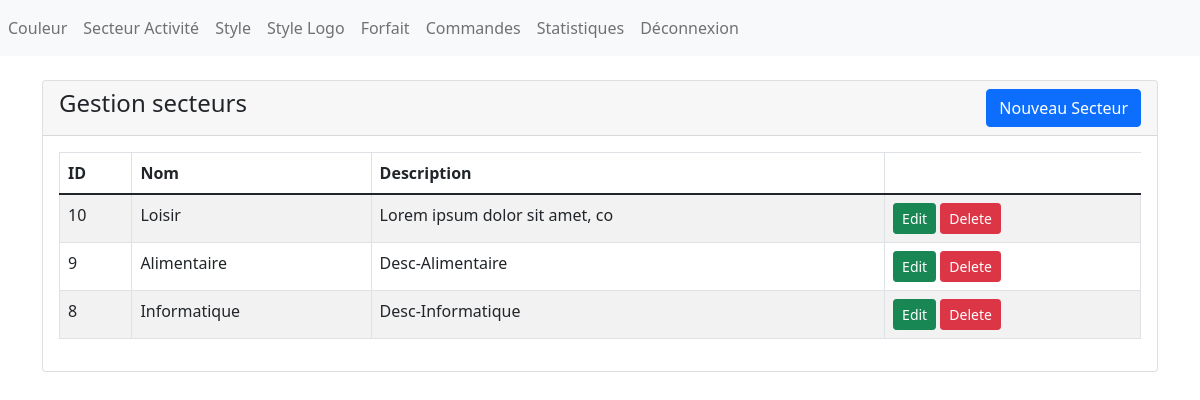
Page /site-logo/admin/secteurAct.php (signed in) on the committed database.
### tables this page shows
CREATE TABLE IF NOT EXISTS `secteuract` (
  `id` int(11) NOT NULL AUTO_INCREMENT,
  `libelle` varchar(255) DEFAULT NULL,
  `description` varchar(150) NOT NULL,
  PRIMARY KEY (`id`)
);

### site-logo/admin/secteurAct.php (the view, shortened to what this page needs)
<!doctype html>
<html lang="fr">
  <head>
    <link href="https://cdn.jsdelivr.net/npm/bootstrap@5.1.3/dist/css/bootstrap.min.css" rel="stylesheet" >
    <link rel="stylesheet" href="//cdn.jsdelivr.net/npm/alertifyjs@1.13.1/build/css/alertify.min.css"/>
</head>
<body>
<?php include 'asset/lib/navbar.php'?>
<div class="container mt-4">
    <div class="row">
        <div class="col-md-12">
            <div class="card">
                <div class="card-header">
                    <h4>Gestion secteurs
                        <button type="button" class="btn btn-primary float-end" data-bs-toggle="modal" data-bs-target="#addSecteur">
                            Nouveau Secteur
                        </button>
                    </h4>
                </div>
                <div class="card-body">
                    <table id="myTable" class="table table-bordered table-striped">
                        <thead>
                            <tr>
                                <th>ID</th>
                                <th>Nom</th>
                                <th>Description</th>
                            </tr>
                        </thead>
                        <tbody>
                            <?php
                            $bd = new DbConnect();
                            $conn = $bd->connect();
                            $sql = "SELECT * FROM secteuract";
                            $req = $conn->prepare($sql);
                            $req->execute();
                            if($req->rowCount() > 0)
                            {
                                foreach($req as $secteur)
                                {
                                    ?>
                                    <tr>
                                        <td><?= $secteur['id'] ?></td>
                                        <td><?= $secteur['libelle'] ?></td>
                                        <td><?= $secteur['description'] ?></td>
                                        <td>
                                            <button type="button" value="<?=$secteur['id'];?>" class="editSecteurBtn btn btn-success btn-sm">Edit</button>
                                            <button type="button" value="<?=$secteur['id'];?>" class="deleteSecteurBtn btn btn-danger btn-sm">Delete</button>
                                        </td>
                                    </tr>
                                    <?php
                                }
                            }
                            ?>
                        </tbody>
                    </table>
                </div>
            </div>
        </div>
    </div>
</div>
</body>
</html>

### rows in the picture
secteuract: id "10", libelle "Loisir", description "Lorem ipsum dolor sit amet, co"
secteuract: id "9", libelle "Alimentaire", description "Desc-Alimentaire"
secteuract: id "8", libelle "Informatique", description "Desc-Informatique"
